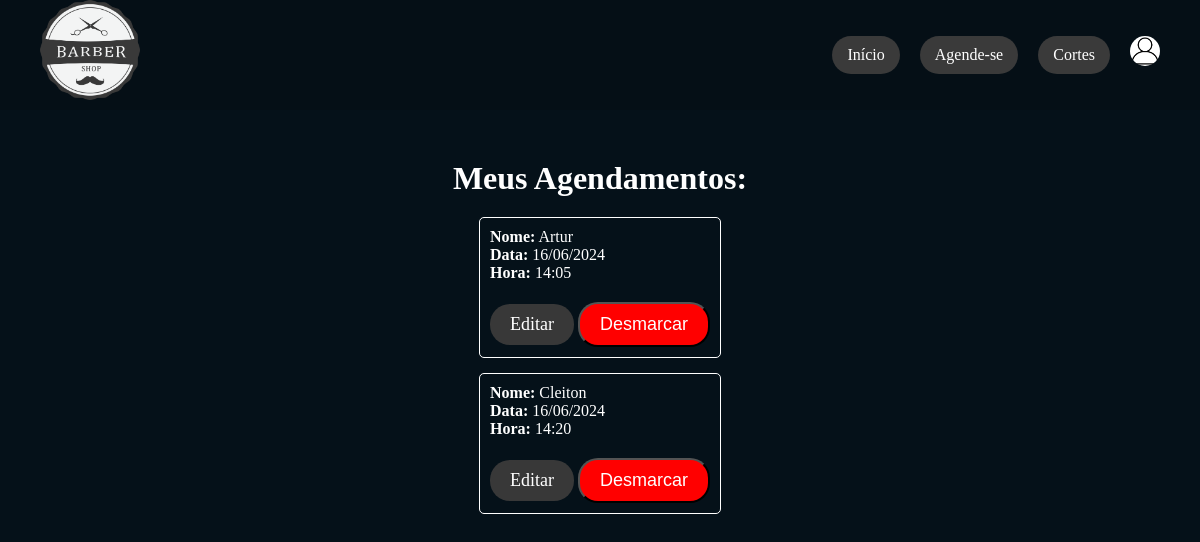
Page /meus_agendamentos (signed in) on the earlier database version.
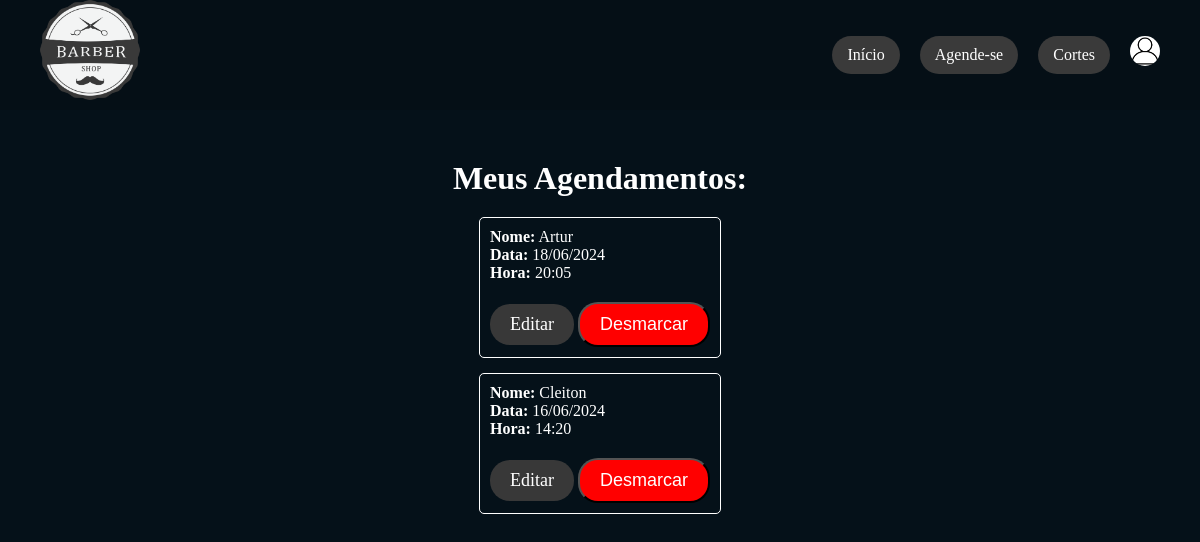
Same page on the later database version.
### models/models.py (models this page shows)
class Agendamento(Base):
    __tablename__ = "agendamentos"
    id = Column(Integer, primary_key=True, index=True)
    nome = Column(String, index=True)
    data = Column(Date)
    hora = Column(Time)
    usuario_id = Column(Integer, ForeignKey("usuarios.id"))
    usuario = relationship("Usuario", back_populates="agendamentos")

### app.py (the view)
@app.get("/meus_agendamentos", response_class=HTMLResponse)
async def meus_agendamentos(request: Request, db: Session = Depends(get_db)):
    user_email = request.session.get('user_email')
    if not user_email:
        return RedirectResponse(url="/login", status_code=303)
    usuario = db.query(Usuario).filter(Usuario.email == user_email).first()
    if not usuario:
        raise HTTPException(status_code=404, detail="Usuário não encontrado")
    agendamentos = db.query(Agendamento).filter(Agendamento.usuario_id == usuario.id).all()
    return templates.TemplateResponse("meus_agendamentos.html", {"request": request, "usuario": usuario, "agendamentos": agendamentos})

### templates/meus_agendamentos.html (shortened to what this page needs)
<!DOCTYPE html>
<html lang="pt-br">
<head>
    <link rel="stylesheet" href="/static/css/meus_agendamentos.css">
</head>
<body>
    <header>
        <nav class="menu">
            <img class="logo" src="/static/img/logo.png" alt="Logo" width="100" height="100">
            <div class="menu-options">
                <a href="/" class="opcao">Início</a>
                <a href="/agendamento" class="opcao">Agende-se</a>
                <a href="/cortes" class="opcao">Cortes</a>
                {% if request.session.get('user_email') %}
                <a href="/perfil" class="profile"><img src="/static/img/perfil.png" alt="Perfil" width="30" height="30"></a>
                {% else %}
                <a href="/login" class="opcao">Login</a>
                {% endif %}
            </div>
        </nav>
    </header>
    <div class="container">
        <h2>Meus Agendamentos:</h2>
        <div class="agendamentos-lista">
            {% for agendamento in agendamentos %}
            <div class="agendamento">
                <strong>Nome:</strong> {{ agendamento.nome }}<br>
                <strong>Data:</strong> {{ agendamento.data.strftime('%d/%m/%Y') }}<br>
                <strong>Hora:</strong> {{ agendamento.hora.strftime('%H:%M') }}
                <div class="botoes">
                    <a href="/editar_agendamento/{{ agendamento.id }}" class="editar">Editar</a>
                    <form action="/desmarcar/{{ agendamento.id }}" method="post" style="display:inline;">
                        <button type="submit" class="desmarcar">Desmarcar</button>
                    </form>
                </div>
            </div>
            {% endfor %}
        </div>
    </div>
</body>
</html>

### static/css/meus_agendamentos.css (style rules this page uses)
* { margin: 0; padding: 0; box-sizing: border-box; }
header { position: sticky; top: 0; width: 100%; background-color: #050f16; z-index: 1000; }
body { background-color: #051119; color: white; }
.menu { display: flex; align-items: center; }
.logo { margin-left: 40px; margin-bottom: 10px; }
.menu-options { display: flex; margin-left: auto; margin-right: 40px; }
.opcao { margin-left: 20px; text-decoration: none; color: white; padding: 10px 15px; border-radius: 20px; background-color: rgb(58, 58, 58); }
.profile { margin-left: 20px; }
.profile img { border-radius: 50%; width: 30px; height: 30px; object-fit: cover; }
.container { display: flex; flex-direction: column; align-items: center; margin-top: 50px; }
.container h2 { color: rgb(255, 255, 255); font-size: 32px; margin-bottom: 20px; }
.agendamento { margin-bottom: 15px; padding: 10px; border: 1px solid #fff; border-radius: 5px; background-color: #051119; width: 100%; max-width: 300px; color: #fff; text-align: left; }
.editar { background-color: rgb(56, 56, 56); color: rgb(255, 255, 255); padding: 10px 20px; text-decoration: none; border-radius: 20px; font-size: 18px; margin-top: 20px; display: inline-block; }
.desmarcar { background-color: rgb(255, 0, 0); color: rgb(255, 255, 255); padding: 10px 20px; text-decoration: none; border-radius: 20px; font-size: 18px; margin-top: 20px; display: inline-block; }

Differences in the rows shown:
changed Agendamento "Artur": data "16/06/2024" → "18/06/2024"; hora "14:05" → "20:05"
